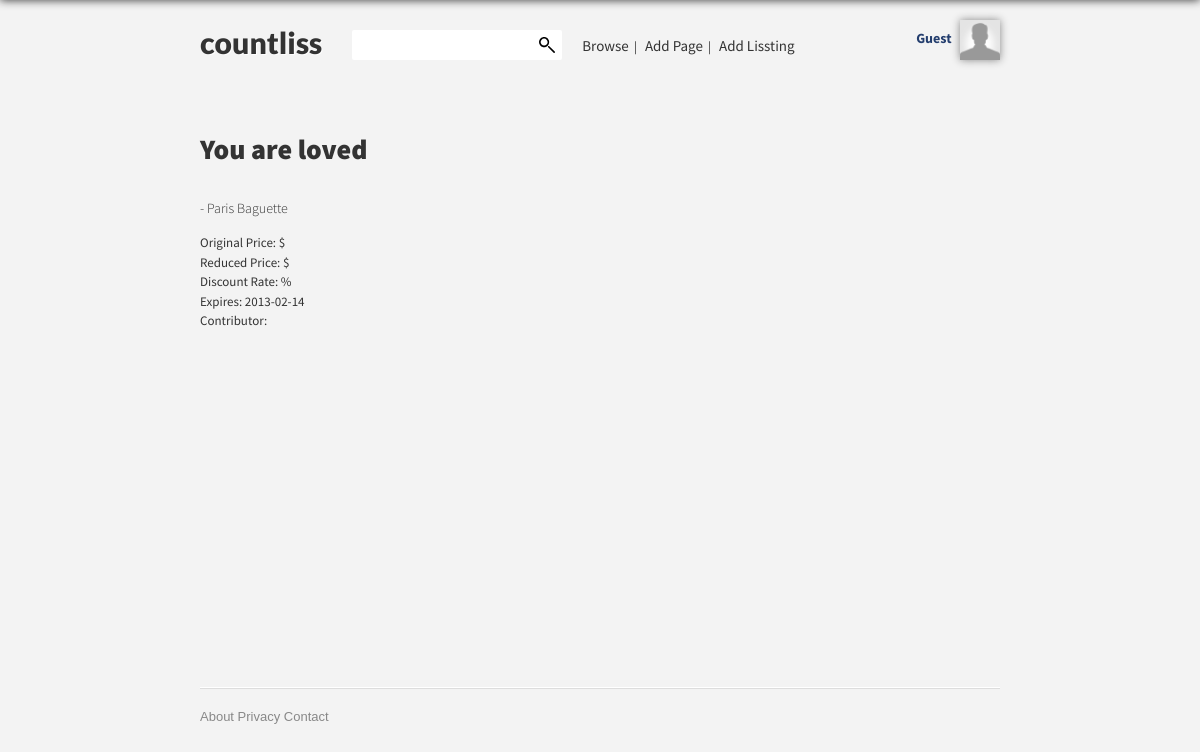
The app's page /lissting?l=1 with its own data.
### tables this page shows
CREATE TABLE IF NOT EXISTS `lisstings` (
  `id` int(11) NOT NULL AUTO_INCREMENT,
  `name` varchar(255) NOT NULL,
  `pid` varchar(255) NOT NULL,
  `product` varchar(255) NOT NULL,
  `details` text NOT NULL,
  `website` text NOT NULL,
  `originalprice` varchar(50) NOT NULL,
  `reducedprice` varchar(50) NOT NULL,
  `discountrate` varchar(30) NOT NULL,
  `expiredate` varchar(255) NOT NULL,
  `contributor` varchar(255) NOT NULL,
  PRIMARY KEY (`id`),
  UNIQUE KEY `id` (`id`)
);

CREATE TABLE IF NOT EXISTS `pages` (
  `id` int(11) NOT NULL AUTO_INCREMENT,
  `name` varchar(255) NOT NULL,
  `industry` varchar(255) NOT NULL,
  `site` text NOT NULL,
  PRIMARY KEY (`id`),
  UNIQUE KEY `id` (`id`)
);

### lissting.php (the view, shortened to what this page needs)
<?php
require_once "scripts/checkuser.php";
if (isset($_GET['l'])) {
	$lissting = $_GET['l'];
	$check = mysql_query("SELECT * FROM lisstings WHERE id='$lissting' LIMIT 1") or die (mysql_error());
	$count = mysql_num_rows($check);
	if ($count > 0) {
		while ($l = mysql_fetch_array($check)) {
			$pid = $l['pid'];
			$name = $l['name'];
			$product = $l['product'];
			$details = $l['details'];
			$priceorig = $l['originalprice'];
			$pricered = $l['reducedprice'];
			$discountrate = $l['discountrate'];
			$expiredate = $l['expiredate'];
		}
		if ($pid !== "") {
			$getpage = mysql_query("SELECT * FROM pages WHERE id='$pid' LIMIT 1") or die (mysql_error());
			$count1 = mysql_num_rows($getpage);
			if ($count1 > 0) {
				while ($p = mysql_fetch_array($getpage)) {
					$pname = $p['name'];
				}
			}
		}
		$checkpic = "lisstings/$lissting/$lissting.png";
		$default = "";
		if (file_exists($checkpic)) {
			$photo = "<img src='$checkpic' style='max-width:450px' />";
		} else {
			$photo = "<img src='$default' />";
		}
		$content = "<div class='left'>
		<span id='status'><?php echo $alert ?></span>
		<h3 class='heading'>$name</h3>
		<p>$product - $pname</p>
		<p>$details</p>
		Original Price: $$priceorig<br>
		Reduced Price: $$pricered<br>
		Discount Rate: $discountrate%<br>
		Expires: $expiredate<br>
		Contributor: $uname
		</div>
		<div class='right'>$photo
		</div>";
	} else {
		$alert = "<font id='error'>This lissting does not exist. Try searching another!</font>";
	}
}
?>
<!DOCTYPE html>
<html xmlns="http://www.w3.org/1999/xhtml" dir="ltr" lang="en-US">
<head>
<?php include_once "heading.php" ?>
</head>
<body>
<div class='wrap'>
<?php include_once "header.php" ?>
<div class='content'>
		<?php echo $content ?>
</div>
</div>
<?php include_once "footer.php" ?>
</body>
</html>

### css/style.css (style rules this page uses)
body { line-height:1; color:black; background:white; }
html, body, div { margin: 0; padding: 0; border: 0; outline: 0; }
body { background:transparent; font:normal 62.5%/1.5 Source Sans Pro, Arial, sans-serif; font-size: 13px; letter-spacing:0px; color:#333; background:#f3f3f3; padding: 0px; position:relative; -webkit-font-smoothing: subpixel-antialiased; }
body:before { content: ""; position: fixed; top: -10px; left: 0px; width: 100%; height: 10px; z-index: 100px; -webkit-box-shadow: 0px 0px 10px rgba(0,0,0,.8); -moz-box-shadow: 0px 0px 10px rgba(0,0,0,.8); box-shadow: 0px 0px 10px rgba(0,0,0,.8); }
h1, h2, h3, h4, h5, h6, dt { font-family: 'Source Sans Pro', Helvetica Neue, Arial, sans-serif; font-weight:900; color:#333333; }
label, p, span { font-family: 'Source Sans Pro', Helvetica Neue, Arial, sans-serif; font-weight:300; font-size: 13px; }
p, a, b, span { font-size: 14px; }
.heading { font-size: 28px; }
.left { float:left }
.wrap { margin:0px auto; width: 800px; }
div.content { height: 500px; width:100%; }

### records on screen
lisstings: name "You are loved", expiredate "2013-02-14"
pages: name "Paris Baguette"
